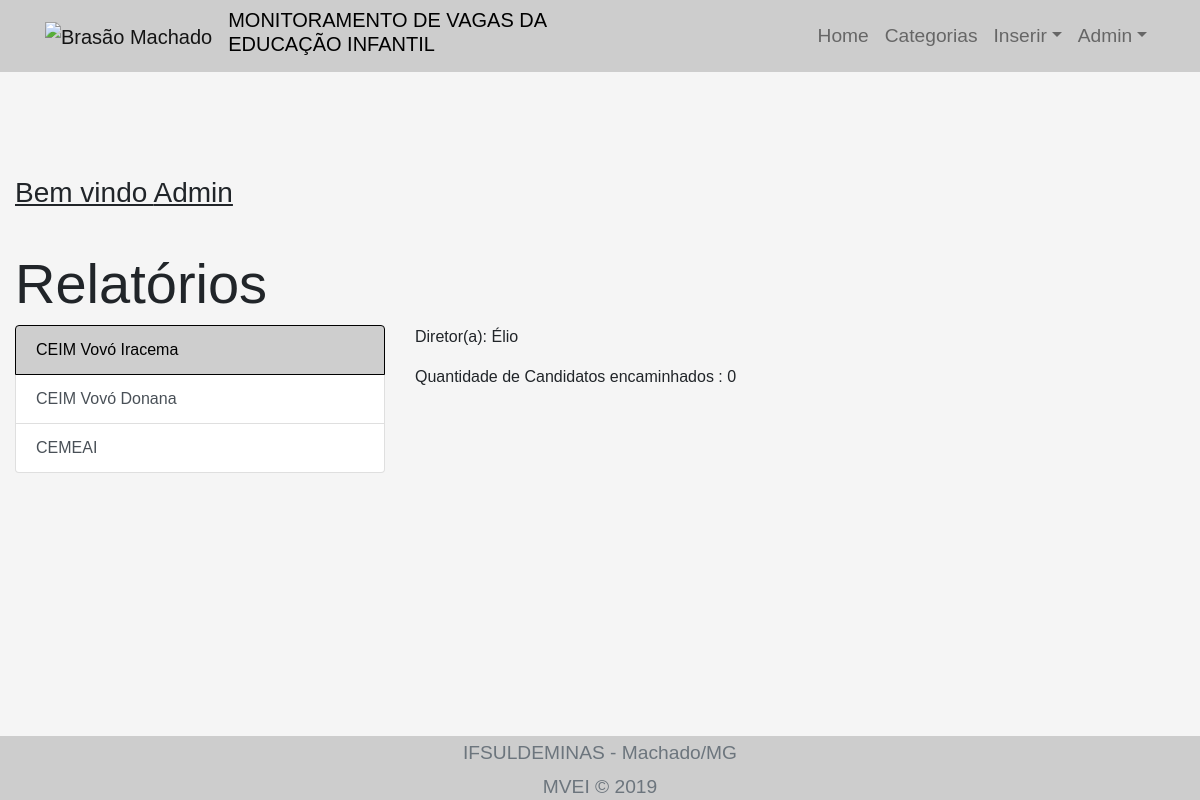
Screenshot of /view/index.php (signed in) with the database file from the repository.
### tables this page shows
CREATE TABLE IF NOT EXISTS `units` (
  `id` int(11) NOT NULL AUTO_INCREMENT,
  `name` varchar(255) NOT NULL,
  `users_id` int(11) DEFAULT NULL,
  PRIMARY KEY (`id`),
  KEY `fk_units_users1_idx` (`users_id`)
);

CREATE TABLE IF NOT EXISTS `users` (
  `id` int(11) NOT NULL AUTO_INCREMENT,
  `name` varchar(255) NOT NULL,
  `email` varchar(255) NOT NULL,
  `password` varchar(255) NOT NULL,
  `admin` enum('0','1') NOT NULL,
  PRIMARY KEY (`id`),
  UNIQUE KEY `email` (`email`)
);

### model/Unit.php (called while the page is built, shortened)
<?php
Class Unit extends Model{
	function getUnits(){
		try {
			$sql = "SELECT un.id unid, un.name unname, us.name usname, us.email
					FROM `units` un INNER JOIN `users` us ON un.users_id = us.id";
			$dbc = new DBConnection($this->dbconfig);
			return $dbc->getQuery($sql);
		} catch (PDOException $e) {
			echo __LINE__.$e->getMessage();
		}
	}
}

### model/DBConnection.php (called while the page is built, shortened)
<?php
Class DBConnection extends PDO{
    protected $_config;
    public $dbc;
    public function __construct(array $config) {
        $this->_config = $config;
    }
    private function createConnection(){
        $dsn = "" .
            $this->_config['driver'] .
            ":host=" . $this->_config['host'] .
            ";dbname=" . $this->_config['dbname'];
        try {
            $this->dbc = new PDO( $dsn, $this->_config[ 'username' ], $this->_config[ 'password' ], $this->_config['options']);
            $this->dbc->exec("set names utf8");
        } catch(PDOException $e ) {
            echo __LINE__.$e->getMessage();
        }
    }
    public function getQuery($sql,array $params = null) {
        $stmt = $this->dbc->prepare($sql);
        $stmt->execute($params);
        return  $stmt->fetchAll(PDO::FETCH_ASSOC);
    }
}

### controller/IndexController.php (the view, shortened to what this page needs)
<?php
require_once '../model/Unit.php';
Class IndexController extends Controller{
	private $candidate;
	private $unit;
	public function __construct($dbconfig){
		$this->candidate = new Candidate($dbconfig);
		$this->unit = new Unit($dbconfig);
	}
	public function loadAllUnits(){
		return $this->unit->getUnits();
	}
	private function unitNameTransform($name){
		$name = explode(" ", $name);
    	$name = end($name);
		return strtolower($name);
	}
	public function listGroup(){
		$units = $this->loadAllUnits();
		$stDate = date("Y")."-01-01";
		$endDate = date("Y")."-12-31";
		$anchor = "<div class='row'> <div class='col-4'> <div class='list-group' id='list-tab' role='tablist'>";
		$div = "<div class='col-8'> <div class='tab-content' id='nav-tabContent'>";
		foreach ($units as $key => $unit) {
			$count = $this->candidate->countCandidates($stDate,$endDate,$unit['unid']);
			$class = $key==0?" class='list-group-item list-group-item-action active'":"class='list-group-item list-group-item-action'";
			$anchor .= "<a ".$class."id='list-".$this->unitNameTransform($unit['unname'])."-list' data-toggle='list' href='#list-".$this->unitNameTransform($unit['unname'])."' role='tab' aria-controls='".$this->unitNameTransform($unit['unname'])."'>".$unit['unname']."</a>";
			if ($key==(count($units)-1)) {
				$anchor.="</div> </div>";
			}
			$class = $key==0?" class='tab-pane fade show active'":"class='tab-pane fade'";
			$div .= "<div ".$class."id='list-".$this->unitNameTransform($unit['unname'])."' role='tabpanel' aria-labelledby='list-".$this->unitNameTransform($unit['unname'])."-list'> <p>Diretor(a): ".$unit['usname']."</p><p>Quantidade de Candidatos encaminhados : ".array_pop($count[0])."</p></div>";
		}
		return $anchor.$div;
	}
}

### assets/css/style.css (style rules this page uses)
html { position: relative; min-height: 100%; font-size: 1rem; }
body { padding-top: 10rem; font-family: Arial, Calibri; background-color: #f5f5f5; }
.list-group-item.active { color: #000; background-color: #cecece; border-color: #000000; }

### rows the page displays
units: name "CEIM Vovó Iracema"
units: name "CEIM Vovó Donana"
units: name "CEMEAI"
users: name "Élio"

### other values shown
$_SESSION['name'] "Admin"
array_pop($count[0]) "0"
